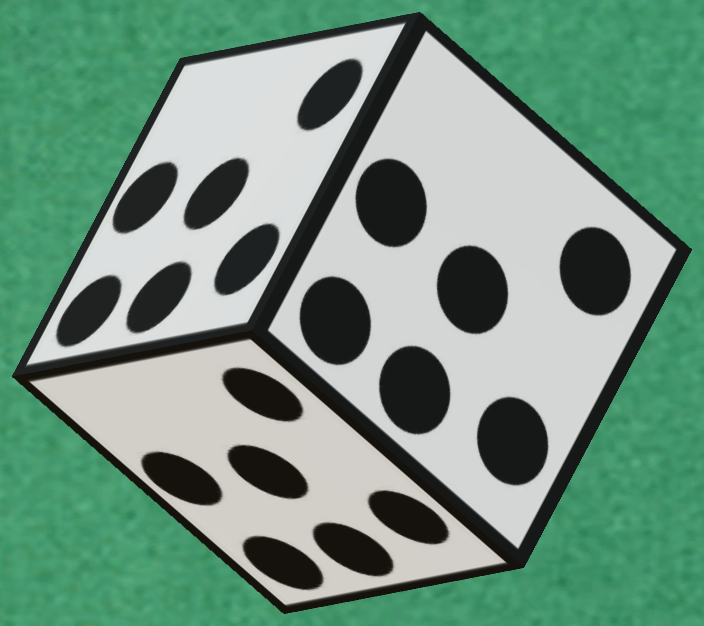
#> input picture hw3/part2/dices/dices0.png, 704 x 626 px; its folder holds only this picture in this run
$ python -i main.py   (imports and definitions only)
#> lines starting #> are read from the running program, lines starting #| are printed output that depends on the picture; after the words box and inside, x2 and y2 are one past the last pixel; in counts of white or black regions, pixels touching at a corner belong together
#> further down, picture is the input picture: shape (626, 704, 3); mean B, G, R 129, 147.3, 113.3
import os
import time
from collections import Counter
from typing import List, Optional, Tuple

import cv2
import numpy as np
import pyautogui


# --- Tunables ---
NUM_SNAPSHOTS_PER_DECISION = 3
SLEEP_BETWEEN_SHOTS_SEC = 0.03

# Hough settings for pip detection on the *warped top face*
HOUGH_DP = 1.2
HOUGH_MIN_DIST = 18
HOUGH_PARAM1 = 120
HOUGH_PARAM2_CANDIDATES = (22, 20, 18, 16, 14)
HOUGH_MIN_RADIUS = 6
HOUGH_MAX_RADIUS = 28

# False-positive filter: a detected pip must be sufficiently darker than the face.
# Example: 0.80 means pip patch must be <= 80% of the face median intensity.
PIP_DARKNESS_RATIO = 0.80


def take_screenshot_pil():
    return pyautogui.screenshot()


def pil_to_bgr(pil_img) -> np.ndarray:
    return cv2.cvtColor(np.array(pil_img), cv2.COLOR_RGB2BGR)


def save_image(image_bgr: np.ndarray, output_path: str) -> None:
    cv2.imwrite(output_path, image_bgr)


# [92 lines left out: functions order_quad_points, warp_quad_to_square, find_top_face_quad, not called in this run]


def extract_three_dice_crops(frame_bgr: np.ndarray) -> List[np.ndarray]:
    # Extract 3 main dice regions by contour area, then sort by x position (left->right).
    img = frame_bgr.copy()
    gray = cv2.cvtColor(img, cv2.COLOR_BGR2GRAY)
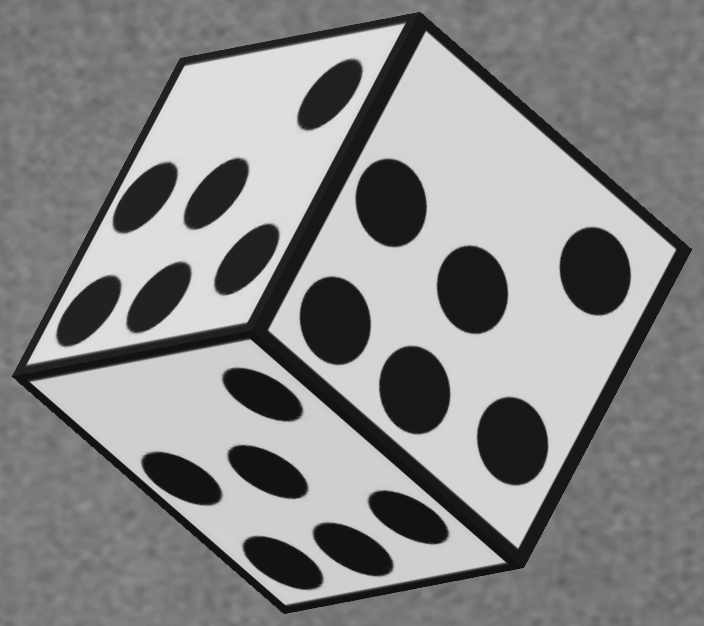
#> gray: shape (626, 704); min 18, max 223, mean 135
    gray = cv2.GaussianBlur(gray, (5, 5), 0)

    edges = cv2.Canny(gray, 60, 160)
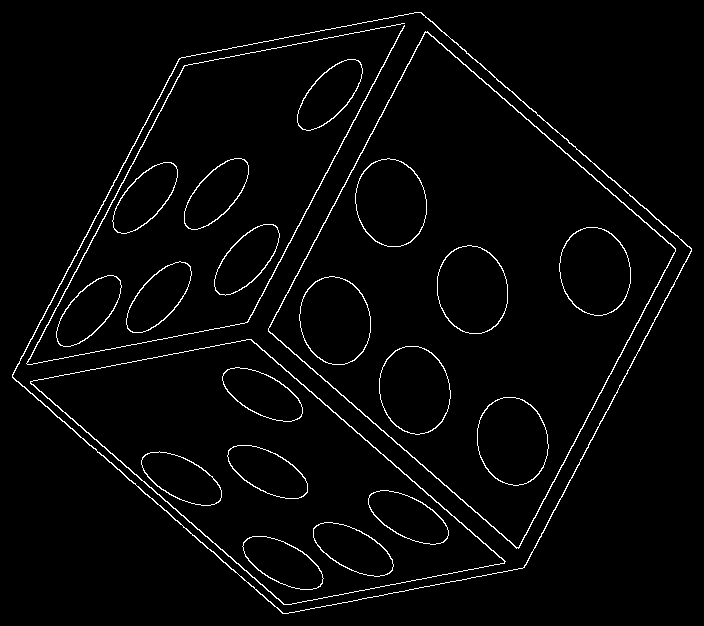
#> edges: shape (626, 704); 2.7% white in thin lines or dots
    edges = cv2.dilate(edges, np.ones((5, 5), np.uint8), iterations=1)
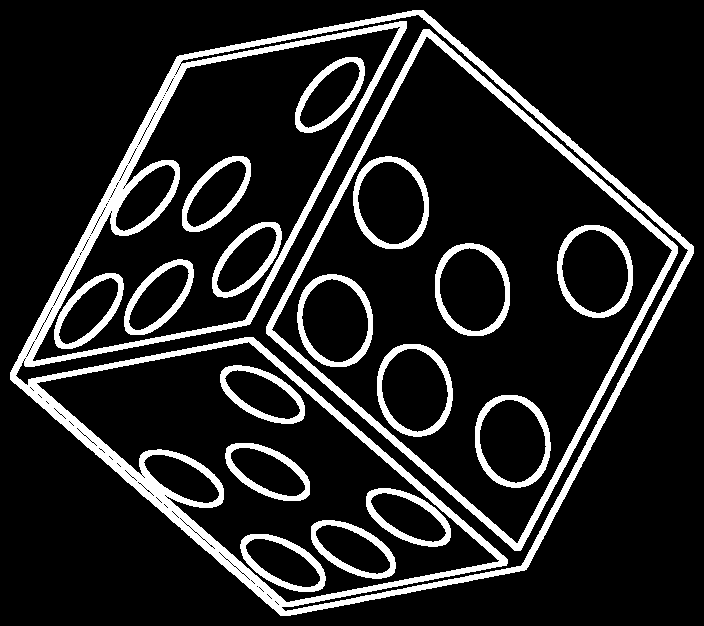
#> edges: shape (626, 704); 14% white; 18 white regions

    contours, _ = cv2.findContours(edges, cv2.RETR_EXTERNAL, cv2.CHAIN_APPROX_SIMPLE)
#> contours = 1 contour; box (x1, y1, x2, y2) and area: (10, 10, 694, 616) 270432
    if not contours:
        return []

    candidates: List[Tuple[int, int, int, int, float]] = []
    h, w = img.shape[:2]
#> h = 626; w = 704
    img_area = float(h * w)
#> img_area = 440704
    for cnt in contours:
        area = cv2.contourArea(cnt)
        if area < 0.01 * img_area or area > 0.60 * img_area:
            continue
        x, y, bw, bh = cv2.boundingRect(cnt)
        if bw <= 0 or bh <= 0:
            continue
        aspect = float(bw) / float(bh)
        # Dice crops are roughly square-ish; reject long strips and global borders.
        if aspect < 0.45 or aspect > 2.2:
            continue
        # ignore likely text strip at bottom
        if y > int(0.70 * h):
            continue
        candidates.append((x, y, bw, bh, area))
#> this loop made 1 pass
#> area on pass 1: 270431.5
#> after the loop, candidates = []

    if not candidates:
        return []

    # Keep top 3 by area, then sort left->right.
    candidates.sort(key=lambda t: t[4], reverse=True)
    candidates = candidates[:3]
    candidates.sort(key=lambda t: t[0])

    crops = []
    for (x, y, bw, bh, _) in candidates:
        pad = 10
        x0 = max(0, x - pad)
        y0 = max(0, y - pad)
        x1 = min(w, x + bw + pad)
        y1 = min(h, y + bh + pad)
        crops.append(img[y0:y1, x0:x1])
    return crops


# [87 lines left out: functions _count_pips_from_gray, count_top_face_pips, vote_counts_across_frames, not called in this run]


# [56 lines not run here, left out]

>>> import cv2
>>> picture = cv2.imread('dices/dices0.png')
>>> result = extract_three_dice_crops(picture)
#> result = []

$ run again, on hw3/part2/dices/dices1.png
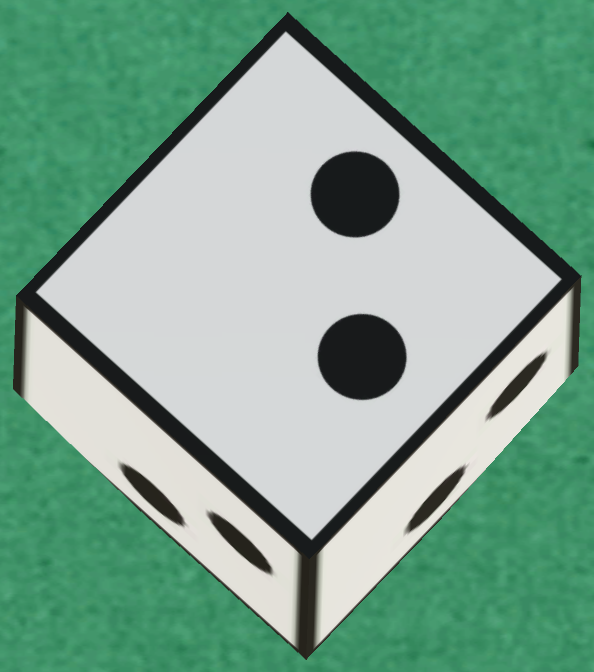
#> input picture hw3/part2/dices/dices1.png, 594 x 672 px
#> picture is the input picture: shape (672, 594, 3); mean B, G, R 143.5, 164.4, 123.9
#> in extract_three_dice_crops, `edges = cv2.Canny(gray, 60, 160)`:
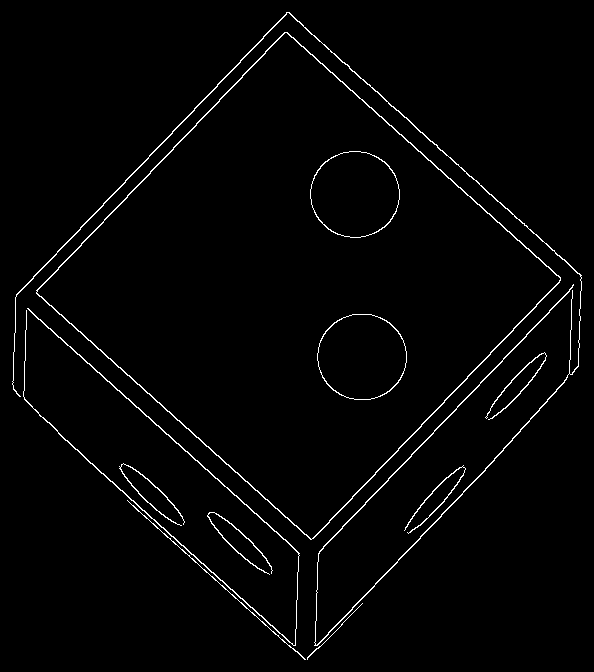
#> edges: shape (672, 594); 1.9% white in thin lines or dots
#> in extract_three_dice_crops, `edges = cv2.dilate(edges, np.ones((5, 5), np.uint8), iterations=1)`:
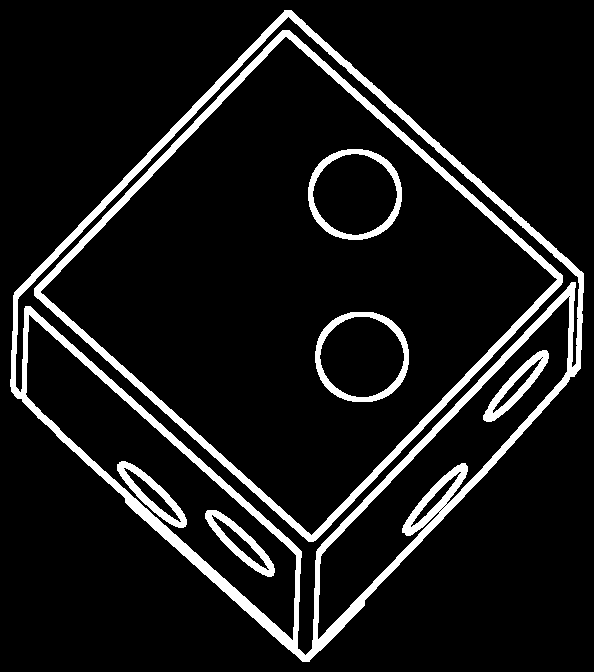
#> edges: shape (672, 594); 9.7% white; 7 white regions
#> contours = 1 contour; box (x1, y1, x2, y2) and area: (10, 10, 584, 662) 215740
#> the loop in extract_three_dice_crops, `for cnt in contours:` made 1 pass
#> (area, x, y, bw, bh, aspect) on pass 1: (215740.5, 10, 10, 574, 652, 0.88)
#> after the loop in extract_three_dice_crops, `for cnt in contours:`: candidates = [(10, 10, 574, 652, 215740.5)]
#> the loop in extract_three_dice_crops, `for (x, y, bw, bh, _) in candidates:` made 1 pass
#> (x, y, bw, bh, pad, x0, y0, x1) on pass 1: (10, 10, 574, 652, 10, 0, 0, 594)
#> after the loop in extract_three_dice_crops, `for (x, y, bw, bh, _) in candidates:`: crops = 1 item

$ run again, on hw3/part2/dices/dices2.png
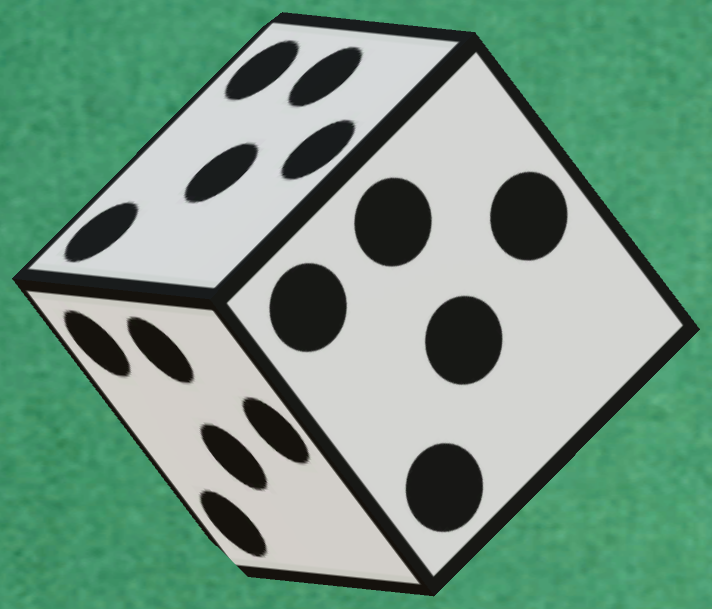
#> input picture hw3/part2/dices/dices2.png, 712 x 609 px
#> picture is the input picture: shape (609, 712, 3); mean B, G, R 132.1, 152.1, 116.6
#> in extract_three_dice_crops, `edges = cv2.Canny(gray, 60, 160)`:
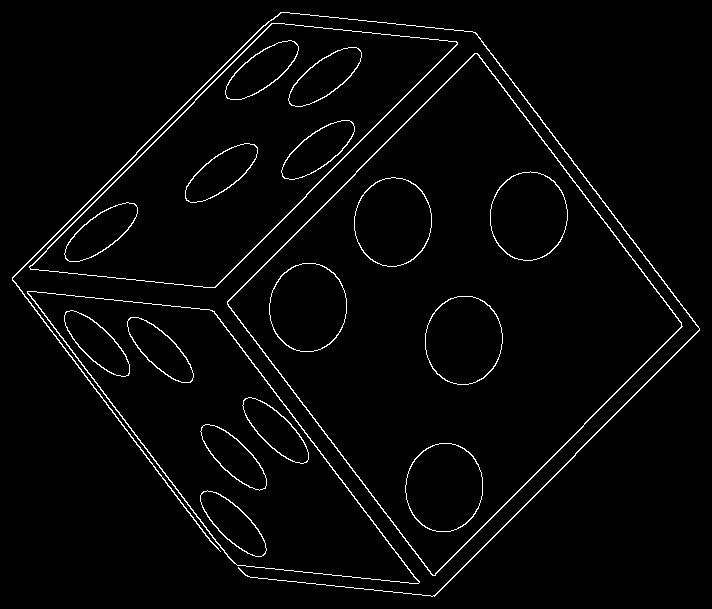
#> edges: shape (609, 712); 2.6% white in thin lines or dots
#> in extract_three_dice_crops, `edges = cv2.dilate(edges, np.ones((5, 5), np.uint8), iterations=1)`:
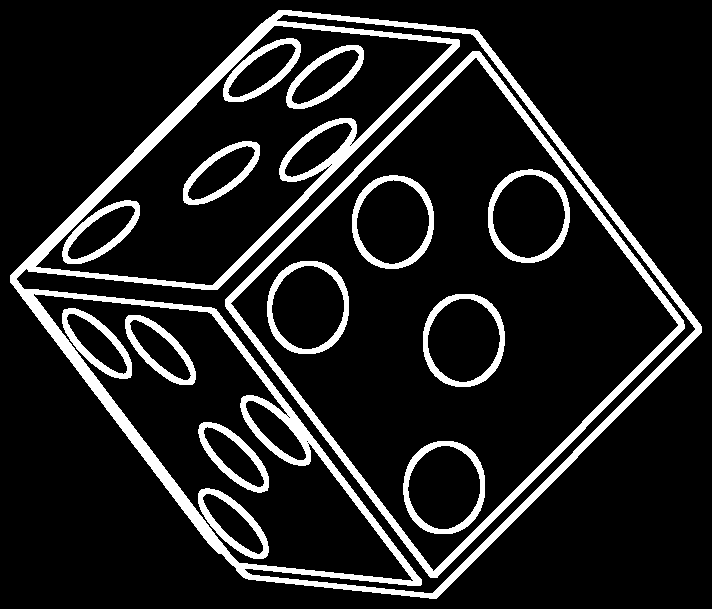
#> edges: shape (609, 712); 12.7% white; 15 white regions
#> contours = 1 contour; box (x1, y1, x2, y2) and area: (10, 10, 702, 599) 256570
#> the loop in extract_three_dice_crops, `for cnt in contours:` made 1 pass
#> (area, x, y, bw, bh, aspect) on pass 1: (256570.5, 10, 10, 692, 589, 1.17)
#> after the loop in extract_three_dice_crops, `for cnt in contours:`: candidates = [(10, 10, 692, 589, 256570.5)]
#> the loop in extract_three_dice_crops, `for (x, y, bw, bh, _) in candidates:` made 1 pass
#> (x, y, bw, bh, pad, x0, y0, x1) on pass 1: (10, 10, 692, 589, 10, 0, 0, 712)
#> after the loop in extract_three_dice_crops, `for (x, y, bw, bh, _) in candidates:`: crops = 1 item
